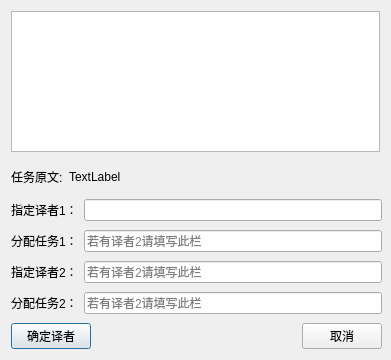
<?xml version="1.0" encoding="UTF-8"?>
<ui version="4.0">
 <class>Choose_Translator</class>
 <widget class="QDialog" name="Choose_Translator">
  <property name="geometry">
   <rect>
    <x>0</x>
    <y>0</y>
    <width>391</width>
    <height>360</height>
   </rect>
  </property>
  <property name="windowTitle">
   <string>译者报名情况</string>
  </property>
  <widget class="QTableView" name="tableView">
   <property name="geometry">
    <rect>
     <x>11</x>
     <y>11</y>
     <width>369</width>
     <height>141</height>
    </rect>
   </property>
  </widget>
  <widget class="QWidget" name="">
   <property name="geometry">
    <rect>
     <x>11</x>
     <y>156</y>
     <width>371</width>
     <height>41</height>
    </rect>
   </property>
   <layout class="QHBoxLayout" name="horizontalLayout_6" stretch="1,6">
    <item>
     <widget class="QLabel" name="label_5">
      <property name="text">
       <string>任务原文:</string>
      </property>
     </widget>
    </item>
    <item>
     <widget class="QLabel" name="label_content">
      <property name="sizePolicy">
       <sizepolicy hsizetype="Preferred" vsizetype="Preferred">
        <horstretch>0</horstretch>
        <verstretch>0</verstretch>
       </sizepolicy>
      </property>
      <property name="text">
       <string>TextLabel</string>
      </property>
     </widget>
    </item>
   </layout>
  </widget>
  <widget class="QWidget" name="">
   <property name="geometry">
    <rect>
     <x>11</x>
     <y>196</y>
     <width>371</width>
     <height>161</height>
    </rect>
   </property>
   <layout class="QVBoxLayout" name="verticalLayout">
    <item>
     <layout class="QHBoxLayout" name="horizontalLayout_2">
      <item>
       <widget class="QLabel" name="label">
        <property name="text">
         <string>指定译者1：</string>
        </property>
       </widget>
      </item>
      <item>
       <widget class="QLineEdit" name="lineEdit_name1"/>
      </item>
     </layout>
    </item>
    <item>
     <layout class="QHBoxLayout" name="horizontalLayout_4">
      <item>
       <widget class="QLabel" name="label_3">
        <property name="text">
         <string>分配任务1：</string>
        </property>
       </widget>
      </item>
      <item>
       <widget class="QLineEdit" name="lineEdit_content1">
        <property name="text">
         <string/>
        </property>
        <property name="placeholderText">
         <string>若有译者2请填写此栏</string>
        </property>
       </widget>
      </item>
     </layout>
    </item>
    <item>
     <layout class="QHBoxLayout" name="horizontalLayout">
      <item>
       <widget class="QLabel" name="label_2">
        <property name="text">
         <string>指定译者2：</string>
        </property>
       </widget>
      </item>
      <item>
       <widget class="QLineEdit" name="lineEdit_name2">
        <property name="placeholderText">
         <string>若有译者2请填写此栏</string>
        </property>
       </widget>
      </item>
     </layout>
    </item>
    <item>
     <layout class="QHBoxLayout" name="horizontalLayout_5">
      <item>
       <widget class="QLabel" name="label_4">
        <property name="text">
         <string>分配任务2：</string>
        </property>
       </widget>
      </item>
      <item>
       <widget class="QLineEdit" name="lineEdit_content2">
        <property name="placeholderText">
         <string>若有译者2请填写此栏</string>
        </property>
       </widget>
      </item>
     </layout>
    </item>
    <item>
     <layout class="QHBoxLayout" name="horizontalLayout_3">
      <item>
       <widget class="QPushButton" name="pushButton_ok">
        <property name="text">
         <string>确定译者</string>
        </property>
       </widget>
      </item>
      <item>
       <spacer name="horizontalSpacer_2">
        <property name="orientation">
         <enum>Qt::Horizontal</enum>
        </property>
        <property name="sizeHint" stdset="0">
         <size>
          <width>40</width>
          <height>20</height>
         </size>
        </property>
       </spacer>
      </item>
      <item>
       <widget class="QPushButton" name="pushButton_cancel">
        <property name="text">
         <string>取消</string>
        </property>
       </widget>
      </item>
     </layout>
    </item>
   </layout>
  </widget>
 </widget>
 <resources/>
 <connections/>
</ui>
